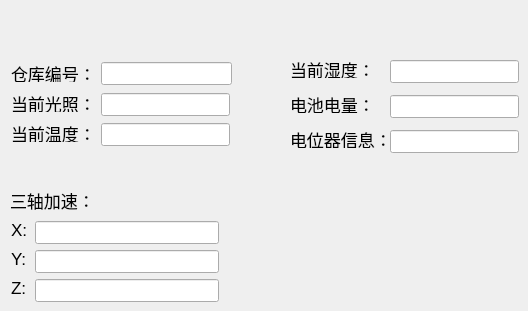
   <widget class="QWidget" name="page">
    <widget class="QLabel" name="label_4">
     <property name="geometry">
      <rect>
       <x>10</x>
       <y>190</y>
       <width>121</width>
       <height>21</height>
      </rect>
     </property>
     <property name="font">
      <font>
       <pointsize>13</pointsize>
      </font>
     </property>
     <property name="text">
      <string>三轴加速：</string>
     </property>
    </widget>
    <widget class="QLabel" name="label_3">
     <property name="geometry">
      <rect>
       <x>290</x>
       <y>61</y>
       <width>85</width>
       <height>17</height>
      </rect>
     </property>
     <property name="font">
      <font>
       <pointsize>13</pointsize>
      </font>
     </property>
     <property name="text">
      <string>当前湿度：</string>
     </property>
    </widget>
    <widget class="QLabel" name="label_47">
     <property name="geometry">
      <rect>
       <x>290</x>
       <y>96</y>
       <width>85</width>
       <height>17</height>
      </rect>
     </property>
     <property name="font">
      <font>
       <pointsize>13</pointsize>
      </font>
     </property>
     <property name="text">
      <string>电池电量：</string>
     </property>
    </widget>
    <widget class="QLabel" name="label_48">
     <property name="geometry">
      <rect>
       <x>290</x>
       <y>131</y>
       <width>102</width>
       <height>17</height>
      </rect>
     </property>
     <property name="font">
      <font>
       <pointsize>13</pointsize>
      </font>
     </property>
     <property name="text">
      <string>电位器信息：</string>
     </property>
    </widget>
    <widget class="QLabel" name="label_46">
     <property name="geometry">
      <rect>
       <x>11</x>
       <y>65</y>
       <width>85</width>
       <height>17</height>
      </rect>
     </property>
     <property name="font">
      <font>
       <pointsize>13</pointsize>
      </font>
     </property>
     <property name="text">
      <string>仓库编号：</string>
     </property>
    </widget>
    <widget class="QLabel" name="label">
     <property name="geometry">
      <rect>
       <x>11</x>
       <y>95</y>
       <width>85</width>
       <height>17</height>
      </rect>
     </property>
     <property name="font">
      <font>
       <pointsize>13</pointsize>
      </font>
     </property>
     <property name="text">
      <string>当前光照：</string>
     </property>
    </widget>
    <widget class="QLabel" name="label_2">
     <property name="geometry">
      <rect>
       <x>11</x>
       <y>125</y>
       <width>85</width>
       <height>17</height>
      </rect>
     </property>
     <property name="font">
      <font>
       <pointsize>13</pointsize>
      </font>
     </property>
     <property name="text">
      <string>当前温度：</string>
     </property>
    </widget>
    <widget class="QLineEdit" name="humEdit">
     <property name="geometry">
      <rect>
       <x>390</x>
       <y>60</y>
       <width>129</width>
       <height>23</height>
      </rect>
     </property>
     <property name="font">
      <font>
       <pointsize>13</pointsize>
      </font>
     </property>
    </widget>
    <widget class="QLineEdit" name="elementEdit">
     <property name="geometry">
      <rect>
       <x>390</x>
       <y>95</y>
       <width>129</width>
       <height>23</height>
      </rect>
     </property>
     <property name="font">
      <font>
       <pointsize>13</pointsize>
      </font>
     </property>
    </widget>
    <widget class="QLineEdit" name="potentiometerEdit">
     <property name="geometry">
      <rect>
       <x>390</x>
       <y>130</y>
       <width>129</width>
       <height>23</height>
      </rect>
     </property>
     <property name="font">
      <font>
       <pointsize>13</pointsize>
      </font>
     </property>
    </widget>
    <widget class="QLineEdit" name="XaxisEdit">
     <property name="geometry">
      <rect>
       <x>35</x>
       <y>221</y>
       <width>184</width>
       <height>23</height>
      </rect>
     </property>
     <property name="font">
      <font>
       <pointsize>13</pointsize>
      </font>
     </property>
    </widget>
    <widget class="QLabel" name="label_7">
     <property name="geometry">
      <rect>
       <x>11</x>
       <y>279</y>
       <width>18</width>
       <height>17</height>
      </rect>
     </property>
     <property name="font">
      <font>
       <pointsize>13</pointsize>
      </font>
     </property>
     <property name="text">
      <string>Z:</string>
     </property>
    </widget>
    <widget class="QLineEdit" name="ZaxisEdit">
     <property name="geometry">
      <rect>
       <x>35</x>
       <y>279</y>
       <width>184</width>
       <height>23</height>
      </rect>
     </property>
     <property name="font">
      <font>
       <pointsize>13</pointsize>
      </font>
     </property>
    </widget>
    <widget class="QLabel" name="label_6">
     <property name="geometry">
      <rect>
       <x>11</x>
       <y>250</y>
       <width>18</width>
       <height>17</height>
      </rect>
     </property>
     <property name="font">
      <font>
       <pointsize>13</pointsize>
      </font>
     </property>
     <property name="text">
      <string>Y:</string>
     </property>
    </widget>
    <widget class="QLabel" name="label_5">
     <property name="geometry">
      <rect>
       <x>11</x>
       <y>221</y>
       <width>18</width>
       <height>17</height>
      </rect>
     </property>
     <property name="font">
      <font>
       <pointsize>13</pointsize>
      </font>
     </property>
     <property name="text">
      <string>X:</string>
     </property>
    </widget>
    <widget class="QLineEdit" name="YaxisEdit">
     <property name="geometry">
      <rect>
       <x>35</x>
       <y>250</y>
       <width>184</width>
       <height>23</height>
      </rect>
     </property>
     <property name="font">
      <font>
       <pointsize>13</pointsize>
      </font>
     </property>
    </widget>
    <widget class="QLineEdit" name="dtEdit">
     <property name="geometry">
      <rect>
       <x>101</x>
       <y>62</y>
       <width>131</width>
       <height>23</height>
      </rect>
     </property>
     <property name="font">
      <font>
       <pointsize>13</pointsize>
      </font>
     </property>
    </widget>
    <widget class="QLineEdit" name="lightEdit">
     <property name="geometry">
      <rect>
       <x>101</x>
       <y>93</y>
       <width>129</width>
       <height>23</height>
      </rect>
     </property>
     <property name="font">
      <font>
       <pointsize>13</pointsize>
      </font>
     </property>
    </widget>
    <widget class="QLineEdit" name="tempEdit">
     <property name="geometry">
      <rect>
       <x>101</x>
       <y>123</y>
       <width>129</width>
       <height>23</height>
      </rect>
     </property>
     <property name="font">
      <font>
       <pointsize>13</pointsize>
      </font>
     </property>
    </widget>
   </widget>
